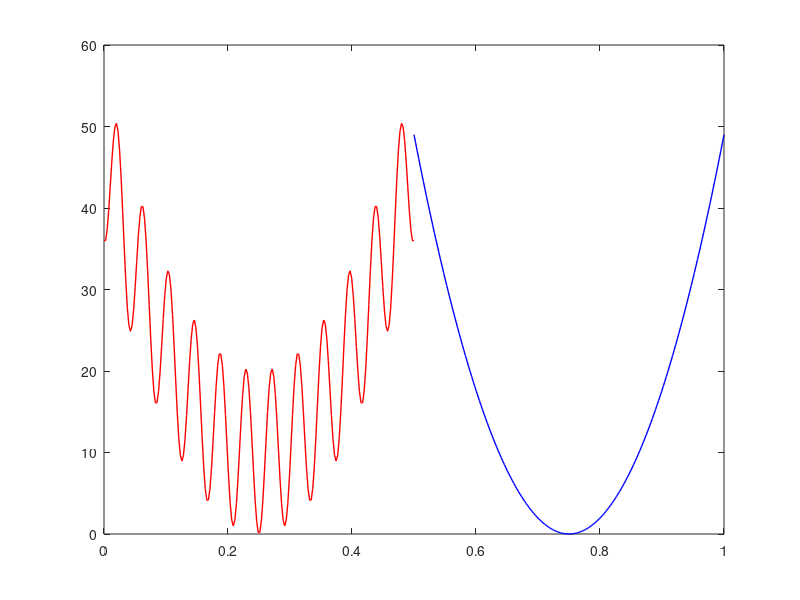

The MATLAB script that drew this image: (Note: this script raises an error after producing the figure.)
% Author: Xiaoming Xue
% Email: xminghsueh@gmail.com
%
% ------------
% Description:
% ------------
% This file is the script of demonstrating the chaotic matching.
%
% ------------
% Reference:
% ------------
% X. Xue, Y. Hu, C. Yang, et al. “How to Exploit Experience? Revisiting Evolutionary
% Sequential Transfer Optimization: Part B", Submitted for Peer Review.

%% initialize the source and target problems
clc,clear
rand('state',11);
randn('state',11);
funs = @(x)(x+6).^2-10*cos(2*pi*(x+6))+10; % the source task
lbs = -12; % the lower bound of the source task
ubs = 12; % the upper bound of the source task
funt = @(x)(x-7).^2; % the target task
lbt = -14; % the lower bound of the target task
ubt = 14; % the upper bound of the target task
num_plot = 200; % the number of points used for plotting the source-target landscapes
ts = linspace(0,0.5,num_plot); % source solutions used for plotting the landscape
tt = linspace(0.5,1,num_plot); % target solutions used for plotting the landscape
fs = zeros(num_plot,1); % fitness values of the source solutions
ft = zeros(num_plot,1); % fitness values of the target solutions
for i = 1:num_plot % function evaluation
    fs(i) = funs(lbs+(ubs-lbs)*ts(i));
    ft(i) = funt(lbt+(ubt-lbt)*tt(i));
end

%% plot the source-target landscapes
figure1 = figure('color',[1 1 1],'position',[321.0000  365.6667  560.0000  420.0000]);
plot(ts,fs,'r-','linewidth',1);hold on;
plot(tt,ft,'b-','linewidth',1);
num_solutions = 200; % the number of solutions to be evaluated and used for learning the source-to-target mapping
train_s = lhsdesign_modified(num_solutions,0,0.5); % sample the source solutions using the LHS sampling
train_t = lhsdesign_modified(num_solutions,0.5,1); % sample the target solutions using the LHS sampling
fitness_s = zeros(num_solutions,1); % fitness values of source solutions
fitness_t = zeros(num_solutions,1); % fitness values of target solutions
for i = 1:num_solutions
    fitness_s(i) = funs(lbs+(ubs-lbs)*train_s(i));
    fitness_t(i) = funt(lbt+(ubt-lbt)*train_t(i));
end
fitness_rank_s = zeros(num_solutions,1); % fitness rankss of source solutions
fitness_rank_t = zeros(num_solutions,1); % fitness rankss of target solutions
for i = 1:num_solutions
    fitness_rank_s(i) = length(find(fitness_s<fitness_s(i)))+1;
    fitness_rank_t(i) = length(find(fitness_t<fitness_t(i)))+1;
end
for i = 1:num_solutions % match the source and target solutions with the same fitness rank
    idxs = find(fitness_rank_s==i);idxt = find(fitness_rank_t==i);
    plot(train_s(idxs),fitness_s(idxs),'rs','markerfacecolor','r','markersize',4+i/num_solutions*4);
    plot(train_t(idxt),fitness_t(idxt),'bo','markerfacecolor','b','markersize',4+i/num_solutions*4);
    plot([train_s(idxs) train_t(idxt)],[fitness_s(idxs) fitness_t(idxt)],'k-.');
end
xlabel('$x$','fontsize',18,'interpret','latex');
ylabel('$y$','fontsize',18,'interpret','latex');
set(gca,'linewidth',1);
title('Source and Target Instances','interpret','latex','fontsize',16);

%% plot the resultant mapping to be learned
figure2 = figure('color',[1 1 1],'position',[881.6667  365.0000  560.0000  420.0000]);
[~,idxs_r] = sort(fitness_s);
[~,idxt_r] = sort(fitness_t);
solution_s_sort = train_s(idxs_r); % sort the source solutions according to their fitness values
solution_t_sort = train_t(idxt_r); % sort the target solutions according to their fitness values
[~,indxsss] = sort(solution_s_sort);
plot(solution_s_sort(indxsss),solution_t_sort(indxsss),'k-','linewidth',1);
xlabel('$x_s$','fontsize',18,'interpret','latex');
ylabel('$x_t$','fontsize',18,'interpret','latex');
set(gca,'linewidth',1);
title('Source-Target Mapping to be Learned','interpret','latex','fontsize',16);